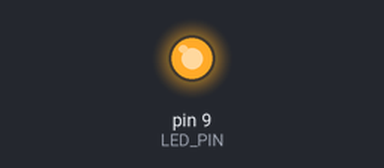
Recording of a sketch running on a simulated Arduino Uno, built with avr-gcc and run on an emulated ATmega328P. Shown: output pins drawn as LEDs (lit = HIGH). At 4.0 s the program stops and its outputs stay as they are.

Above: at 0.1 s.
At 1.1 s:
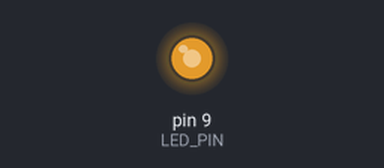
At 2.1 s:
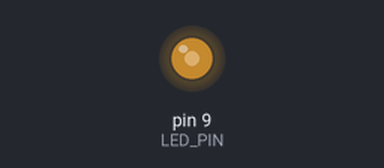
At 4.1 s:
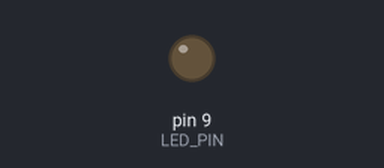
Timing chart, 0 to 5.5 s (numbered marks = the images above):
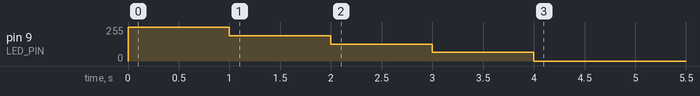

Measured:
- by itself, pin 9 (LED_PIN): 0/255 → 255/255 at 0.00 s, → 191/255 1.0 s later, → 127/255 1.0 s later, → 64/255 1.0 s later, … (5 changes in this stretch)

The sketch:

05_practice_3.ino
```cpp
#define LED_PIN 9   // GPIO 9번 핀에 LED 연결
#define ON_TIME 1000  // 1초 (1000ms)

void setup() {
  // LED_PIN을 출력으로 설정
  pinMode(LED_PIN, OUTPUT);
}

void loop() {
  //점점 밝아지는 LED
  // 1단계
  analogWrite(LED_PIN, 255);
  delay(ON_TIME);  // 1초 대기
  // 2단계
  analogWrite(LED_PIN, 191);
  delay(ON_TIME);  // 1초 대기
  // 3단계
  analogWrite(LED_PIN, 127);
  delay(ON_TIME);  // 1초 대기
  // 4단계
  analogWrite(LED_PIN, 64);
  delay(ON_TIME);  // 1초 대기
  // 5단계
  analogWrite(LED_PIN, 0);

  // 무한 루프
  while (1) {
  }
}
```
